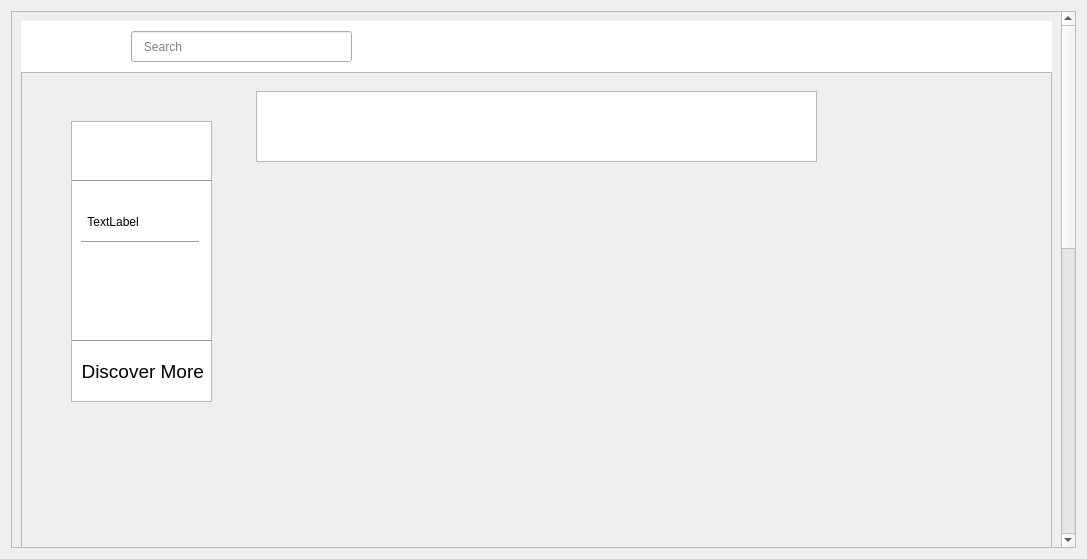
<?xml version="1.0" encoding="UTF-8"?>
<ui version="4.0">
 <class>Dialog</class>
 <widget class="QDialog" name="Dialog">
  <property name="geometry">
   <rect>
    <x>0</x>
    <y>0</y>
    <width>1087</width>
    <height>559</height>
   </rect>
  </property>
  <property name="windowTitle">
   <string>Dialog</string>
  </property>
  <property name="styleSheet">
   <string notr="true"/>
  </property>
  <layout class="QVBoxLayout" name="verticalLayout">
   <item>
    <widget class="QScrollArea" name="scrollArea">
     <property name="widgetResizable">
      <bool>true</bool>
     </property>
     <widget class="QWidget" name="scrollAreaWidgetContents">
      <property name="geometry">
       <rect>
        <x>0</x>
        <y>0</y>
        <width>1050</width>
        <height>1218</height>
       </rect>
      </property>
      <layout class="QVBoxLayout" name="verticalLayout_2">
       <item>
        <widget class="QFrame" name="frame">
         <property name="minimumSize">
          <size>
           <width>100</width>
           <height>1200</height>
          </size>
         </property>
         <property name="frameShape">
          <enum>QFrame::StyledPanel</enum>
         </property>
         <property name="frameShadow">
          <enum>QFrame::Raised</enum>
         </property>
         <widget class="QGraphicsView" name="graphicsView">
          <property name="geometry">
           <rect>
            <x>-195</x>
            <y>-89</y>
            <width>1361</width>
            <height>141</height>
           </rect>
          </property>
         </widget>
         <widget class="QLineEdit" name="searchbar">
          <property name="geometry">
           <rect>
            <x>110</x>
            <y>10</y>
            <width>221</width>
            <height>31</height>
           </rect>
          </property>
          <property name="placeholderText">
           <string>   Search</string>
          </property>
         </widget>
         <widget class="QLabel" name="label">
          <property name="geometry">
           <rect>
            <x>10</x>
            <y>-5</y>
            <width>71</width>
            <height>61</height>
           </rect>
          </property>
          <property name="styleSheet">
           <string notr="true">image: url(:/newPrefix/homelinkedin.jpg);</string>
          </property>
          <property name="text">
           <string/>
          </property>
         </widget>
         <widget class="QLabel" name="networklabel">
          <property name="geometry">
           <rect>
            <x>550</x>
            <y>0</y>
            <width>81</width>
            <height>51</height>
           </rect>
          </property>
          <property name="styleSheet">
           <string notr="true">image: url(:/newPrefix/networkpic.jpg);</string>
          </property>
          <property name="text">
           <string/>
          </property>
         </widget>
         <widget class="QLabel" name="messaginglabel">
          <property name="geometry">
           <rect>
            <x>700</x>
            <y>0</y>
            <width>91</width>
            <height>51</height>
           </rect>
          </property>
          <property name="styleSheet">
           <string notr="true">image: url(:/newPrefix/messagepic.jpg);</string>
          </property>
          <property name="text">
           <string/>
          </property>
         </widget>
         <widget class="QLabel" name="profilelabel">
          <property name="geometry">
           <rect>
            <x>830</x>
            <y>0</y>
            <width>101</width>
            <height>51</height>
           </rect>
          </property>
          <property name="styleSheet">
           <string notr="true">image: url(:/newPrefix/profilepic.jpg);</string>
          </property>
          <property name="text">
           <string/>
          </property>
         </widget>
         <widget class="QGraphicsView" name="graphicsView_2">
          <property name="geometry">
           <rect>
            <x>235</x>
            <y>70</y>
            <width>561</width>
            <height>71</height>
           </rect>
          </property>
         </widget>
         <widget class="QLabel" name="label_6">
          <property name="geometry">
           <rect>
            <x>256</x>
            <y>82</y>
            <width>61</width>
            <height>51</height>
           </rect>
          </property>
          <property name="styleSheet">
           <string notr="true">image: url(:/newPrefix/profilepicforpost.png);</string>
          </property>
          <property name="text">
           <string/>
          </property>
         </widget>
         <widget class="QLabel" name="startpostlabel">
          <property name="geometry">
           <rect>
            <x>320</x>
            <y>80</y>
            <width>431</width>
            <height>51</height>
           </rect>
          </property>
          <property name="styleSheet">
           <string notr="true">image: url(:/newPrefix/startpost.jpg);</string>
          </property>
          <property name="text">
           <string/>
          </property>
         </widget>
         <widget class="QLabel" name="label_8">
          <property name="geometry">
           <rect>
            <x>770</x>
            <y>150</y>
            <width>251</width>
            <height>301</height>
           </rect>
          </property>
          <property name="styleSheet">
           <string notr="true">image: url(:/newPrefix/extrapic.jpg);</string>
          </property>
          <property name="text">
           <string/>
          </property>
         </widget>
         <widget class="QGraphicsView" name="graphicsView_3">
          <property name="geometry">
           <rect>
            <x>50</x>
            <y>100</y>
            <width>141</width>
            <height>281</height>
           </rect>
          </property>
         </widget>
         <widget class="Line" name="line">
          <property name="geometry">
           <rect>
            <x>50</x>
            <y>150</y>
            <width>141</width>
            <height>20</height>
           </rect>
          </property>
          <property name="orientation">
           <enum>Qt::Horizontal</enum>
          </property>
         </widget>
         <widget class="QLabel" name="label_9">
          <property name="geometry">
           <rect>
            <x>76</x>
            <y>112</y>
            <width>81</width>
            <height>61</height>
           </rect>
          </property>
          <property name="styleSheet">
           <string notr="true">image: url(:/newPrefix/profilepic.jpg);</string>
          </property>
          <property name="text">
           <string/>
          </property>
         </widget>
         <widget class="QLabel" name="profilebutton">
          <property name="geometry">
           <rect>
            <x>50</x>
            <y>180</y>
            <width>131</width>
            <height>41</height>
           </rect>
          </property>
          <property name="text">
           <string>     TextLabel</string>
          </property>
         </widget>
         <widget class="Line" name="line_2">
          <property name="geometry">
           <rect>
            <x>50</x>
            <y>310</y>
            <width>141</width>
            <height>20</height>
           </rect>
          </property>
          <property name="orientation">
           <enum>Qt::Horizontal</enum>
          </property>
         </widget>
         <widget class="QLabel" name="discoverlabel">
          <property name="geometry">
           <rect>
            <x>50</x>
            <y>320</y>
            <width>141</width>
            <height>61</height>
           </rect>
          </property>
          <property name="font">
           <font>
            <pointsize>14</pointsize>
           </font>
          </property>
          <property name="text">
           <string>  Discover More</string>
          </property>
         </widget>
         <widget class="Line" name="line_3">
          <property name="geometry">
           <rect>
            <x>60</x>
            <y>220</y>
            <width>118</width>
            <height>3</height>
           </rect>
          </property>
          <property name="orientation">
           <enum>Qt::Horizontal</enum>
          </property>
         </widget>
         <widget class="QLabel" name="label_2">
          <property name="geometry">
           <rect>
            <x>430</x>
            <y>0</y>
            <width>81</width>
            <height>51</height>
           </rect>
          </property>
          <property name="styleSheet">
           <string notr="true">image: url(:/newPrefix/homepic.jpg);</string>
          </property>
          <property name="text">
           <string/>
          </property>
         </widget>
        </widget>
       </item>
      </layout>
     </widget>
    </widget>
   </item>
  </layout>
 </widget>
 <resources>
  <include location="homelinkedin.qrc"/>
  <include location="extrapic.qrc"/>
  <include location="startpost.qrc"/>
  <include location="profilepicforpost.qrc"/>
  <include location="profilepic.qrc"/>
  <include location="messagepic.qrc"/>
  <include location="networkpic.qrc"/>
  <include location="homepic.qrc"/>
 </resources>
 <connections/>
</ui>
